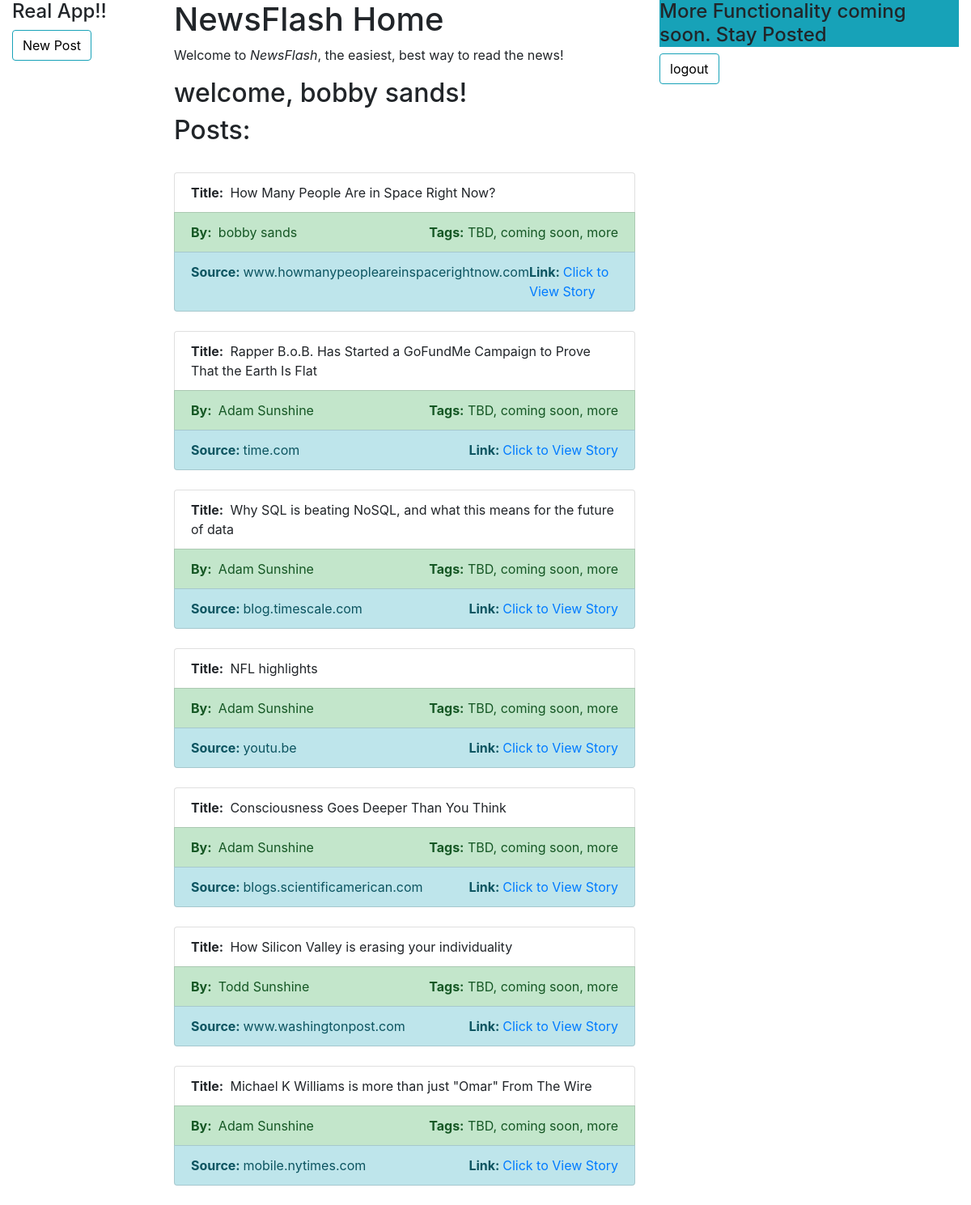
Screenshot of /flash/ (signed in) with the database file from the repository.
### flash/models.py (models this page shows, shortened)
class Author(models.Model):
    user = models.OneToOneField(User, on_delete=models.CASCADE)
    phone_number = models.CharField(max_length=10)
    def __str__(self):
        return '%s %s' % (self.user.first_name, self.user.last_name) #check out how we get the first and last name here - use this in context with displaying user info

class Post(models.Model):
    title = models.CharField(max_length=100)
    author = models.ForeignKey('Author', on_delete=models.SET_NULL, null=True)
    url = models.URLField(max_length=1000)
    source = models.ForeignKey('Source', on_delete=models.CASCADE, null=True)
    created_at = models.DateTimeField(auto_now_add=True)
    class Meta:
         ordering = ['-created_at']

class Source(models.Model):
    base_url = models.CharField(max_length=200, unique=True)
    title = models.CharField(max_length=200)
    def __str__(self):
        return self.title

### flash/views.py (the view)
# urls.py: url(r'^flash/$', index, name='index'),
@login_required()
def index(request):
  current_user = request.user.author
  posts = Post.objects.all()
  return render(
        request,
        'index.html',
        context={'current_user':current_user, 'posts': posts},
    )

### flash/templates/index.html
{% extends "base_generic.html" %}
{% block login %}
<a href="/create" class="btn btn-outline-info" style="color:black;">New Post</a>
{% endblock %}
{% block content %}
<h1>NewsFlash Home</h1>
  <p>Welcome to <em>NewsFlash</em>, the easiest, best way to read the news!</p>
    {%if current_user %}
      <h2>welcome, {{ current_user }}!</h2>
    {% else %}
      <h2>user not found did not work work :/</h2>
    {% endif %}
    <h2>Posts:</h2>
  <br>
  {% for post in posts %}
  <div class="well">
  <ul class="list-group single-post">
    <li class="list-group-item"><strong>Title: </strong>&nbsp;{{ post.title }}</li>
    <li class="list-group-item list-group-item-success d-flex justify-content-between">
      <div><strong>By: </strong>&nbsp;{{ post.author }}</div>
      <div><strong>Tags:</strong>&nbsp;TBD, coming soon, more</div>
    </li>
    <li class="list-group-item list-group-item-info d-flex justify-content-between">
        <div><strong>Source:&nbsp;</strong>{{ post.source }}</div>
        <div>
          <strong>Link:&nbsp;</strong><a href="{{ post.url }}" target="_blank">Click to View Story</a>
        </div>
    </li>
  </ul>
</div>
  <br>
  {% endfor %}
{% endblock %}
{% block logout %}
<a href="/logout" class="btn btn-outline-info" style="color:black;">logout </a>
{% endblock %}

### rows the page displays
Author: user.last_name "bobby sands"
Post: title "How Many People Are in Space Right Now?", author "bobby sands", source "www.howmanypeopleareinspacerightnow.com"
Post: title "Rapper B.o.B. Has Started a GoFundMe Campaign to Prove That the Earth Is Flat", author "Adam Sunshine", source "time.com"
Post: title "Why SQL is beating NoSQL, and what this means for the future of data", author "Adam Sunshine", source "blog.timescale.com"
Post: title "NFL highlights", author "Adam Sunshine", source "youtu.be"
Post: title "Consciousness Goes Deeper Than You Think", author "Adam Sunshine", source "blogs.scientificamerican.com"
Post: title "How Silicon Valley is erasing your individuality", author "Todd Sunshine", source "www.washingtonpost.com"
Post: title "Michael K Williams is more than just \"Omar\" From The Wire", author "Adam Sunshine", source "mobile.nytimes.com"
